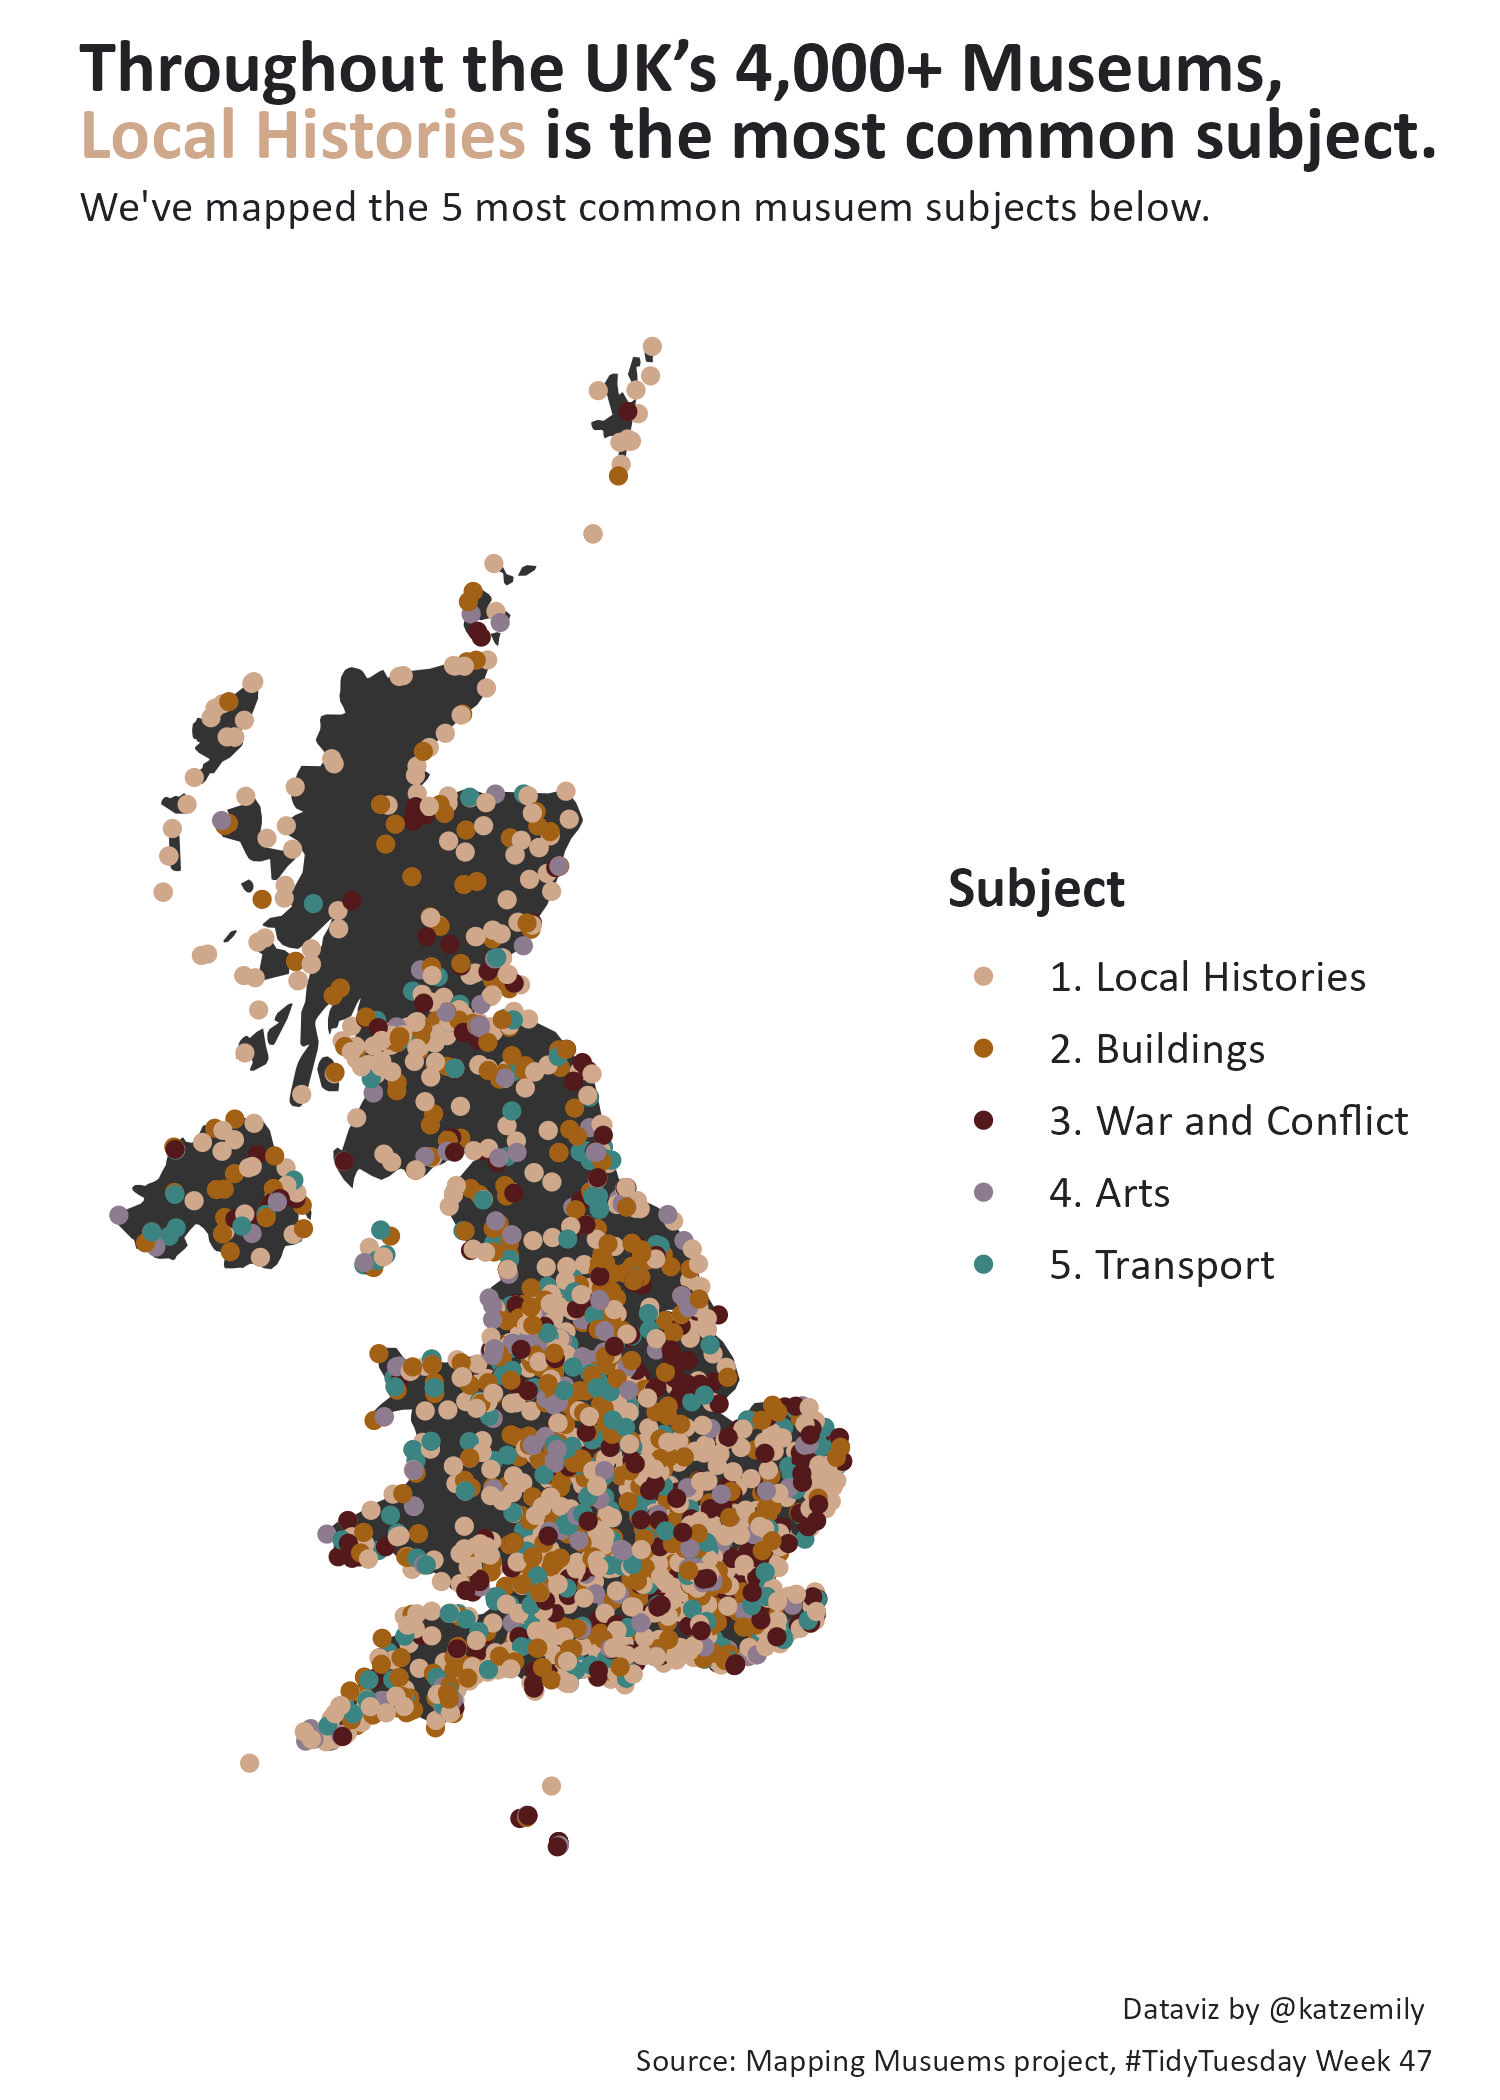

The R source for this figure:
# Tidy Tuesday 11.22.22 challenge

rm(list=ls())

# install.packages("tmap")
# install.packages("tidycensus")
# install.packages("mapview")
# install.packages("maps")
# install.packages("rnaturalearth")
# install.packages("rnaturalearthdata")
# install.packages("ggh4x")

library(tidytuesdayR)
library(tidyverse)
library(monochromeR)
library(ggtext)
library(sf)
library(mapview)
library(scales)

library(ragg)
library(systemfonts)
library(textshaping)

library(raster)
library(tmap)
library(tidycensus)

library(maps)
library(rnaturalearth)
library(rnaturalearthdata)
library(mapproj)
library(ggh4x)
library(monochromeR)

library(openxlsx)



# Load this week's data
tuesdata <- tidytuesdayR::tt_load(2022, week = 47)

museums <- tuesdata$museums

# Potential data viz ideas:
## Try to make a map of where all of these musuems are located (potentially use different colors)
## Perhaps something with the various subject matters covered?

# museums$Subject_Matter

# Let's take a quick look at the subject matters
# museums %>% group_by(Subject_Matter) %>%
#   summarise(subject_count = n()) %>% view()

# Looks like there is larger subject matter group at the beginning of each subject
# Let's grab that


subjects <- museums %>%
  mutate(subject = str_extract(string = Subject_Matter, pattern = "^\\w+")) %>%
  group_by(subject) %>%
  summarise(subject_count = n()) %>%
  arrange(desc(subject_count))
# Okay the 5 most common musuem subjects are:
# 1. Local Histories
# 2. Buildings
# 3. Wars and conflict
# 4. Arts
# 5. Transport

# ggplot(subjects, aes(x = subject, y = subject_count)) +
#   geom_col()
#
# education <- museums %>%
#   mutate(subject = str_extract(string = Subject_Matter, pattern = "^\\w+")) %>%
#   group_by(subject) %>%
#   summarise(educ_avg = mean(Area_Deprivation_index_education, na.rm = TRUE))
#
# ggplot(education, aes(x = subject, y = educ_avg)) +
#   geom_col() +
#   coord_flip()
# This works, but I would prefer that it is a scatter plot with the averages as a bar



# ggplot(education, aes(x = subject, y = educ_avg)) +
#   geom_col() +
#   coord_flip()
#
# # Okay, let's try just looking at one subject matter for now
# buildings <- museums %>%
#   mutate(subject = str_extract(string = Subject_Matter, pattern = "^\\w+")) %>%
#   filter(subject == "Buildings")
#
# ggplot(buildings, aes(x = Area_Deprivation_index_education, y = mean())) +
#   geom_point()


### Maps

# this doesn't work because of some API thing
# us_state_pop <- get_acs(
#   geography = "state",
#   year = 2019, # this is what year of census info you're pulling
#   variables = c("population" = "B01001_001"),
#   geometry = TRUE) # tidycensus will download us the shape files for the states
#
#
# world <- ne_countries(scale = "medium", returnclass = "sf")
#
# ggplot(data = world) +
#   geom_sf()
#
uk <- map_data(map = "world", region = "UK")
#
#
#
# # This works, but is just a map of the UK, with different colors for each country within
# ggplot(uk, aes(x = long, y = lat, group = group, fill = subregion)) +
#   geom_polygon() +
#   coord_map()
#
# # there is an outlier that is really far north, gotta drop that [figured out this issue from npechl on Github]
# ggplot() +
#   geom_polygon(data = uk, aes(x = long, y = lat, group = group)) +
#   geom_point(data = museums, aes(x = Longitude, y = Latitude, fill = Area_Deprivation_index))

clean_museums <- museums %>% filter(Latitude <= max(uk$lat)) %>%
  mutate(subject = str_extract(string = Subject_Matter, pattern = "^\\w+")) %>%
  filter(subject == "Local_Histories" | subject == "Buildings" | subject == "War_and_conflict" |
  subject == "Arts" | subject == "Transport")

font <- "Calibri"

# museum_colors <- list(War_and_conflict = "#6f4c47",
#                       Arts = "#8d7b8f",
#                       Local_histories = "#cfa88b")
#
# view_palette(museum_colors)
#
# dark_red <- generate_palette(museum_colors$War_and_conflict, modification = "go_darker",
#                  n_colours = 3)[2]
#
# dark_purple <- generate_palette(museum_colors$Arts, modification = "go_darker",
#                              n_colours = 3)[2]
#
#
# view_palette(dark_purple)



# "#c4541c"
#
# maroon "#6f4c47"
# purple "#8d7b8f"
# tan "#cfa88b"
# black "#242126"
# teal "#3c8481"


legend_names <- list(War_and_conflict = "3. War and Conflict",
                     Arts = "4. Arts",
                     Local_Histories = "1. Local Histories",
                     Transport = "5. Transport",
                     Buildings = "2. Buildings")

museum_colors <- list(War_and_conflict = "#53191b",
                      Arts = "#8d7b8f",
                      Local_Histories = "#cfa88b",
                      Transport = "#3c8481",
                      Buildings = "#a26115")

# background <- generate_palette(museum_colors$Arts, modification = "go_lighter", n_colours = 4)[2]
#
# view_palette(background)

view_palette(museum_colors)

secondary_text <- generate_palette("#242126", modification = "go_lighter", n_colours = 4)[1]

view_palette(secondary_text)

# levels(clean_museums$subject) <- c("1. Local Histories",
#                                    "2. Buildings",
#                                    "3. War and Conflict",
#                                    "4. Arts",
#                                    "5. Transport")

museum_plot <- ggplot() +
  geom_polygon(data = uk, aes(x = long, y = lat, group = group)) +
  geom_point(data = clean_museums, aes(x = Longitude, y = Latitude, color = subject)) +
  coord_map() +
  theme_minimal() +
  labs(title = paste0("Throughout the UK's 4,000+ Museums,<br> <span style=\"color:",
                      museum_colors$Local_Histories, "\">Local Histories</span> is the most common subject."),
       subtitle = "We've mapped the 5 most common musuem subjects below.",
       caption = "\nDataviz by @katzemily \nSource: Mapping Musuems project, #TidyTuesday Week 47") +
  theme(axis.text = element_blank(),
        text = element_text(size = 14,
                            family = font,
                            color = secondary_text),
        plot.title = element_markdown(size = 24,
                                  family = font,
                                  face = "bold",
                                  color = "#242126",
                                  margin = margin(5,0,5,0)),
        plot.caption = element_text(size = 8,
                                    family = font,
                                    lineheight = 1.3),
        plot.caption.position = "plot",
        panel.grid.major = element_blank(),
        axis.title = element_blank(),
        legend.title = element_text(face = "bold")) +
  scale_color_manual(name = "Subject",
                     labels = legend_names,
                     values = museum_colors,
                     limits = c("Local_Histories",
                                'Buildings',
                                'War_and_conflict',
                                'Arts',
                                'Transport'))

museum_plot

ggsave("tidytuesday_11.22.22.png", plot = museum_plot,
       width = 7, height = 10, units = "in")

ggsave("tidytuesday_11.22.22.jpg", plot = museum_plot,
       width = 7, height = 10, units = "in")



# Nice, this looks better

# Maybe we should only select the top 5 most common musuem subjects?
# Yes, way better

# To do:
## Fix names in legend
## Make title into element markdown, changes local histories to tan color
## Make plot more vertical
